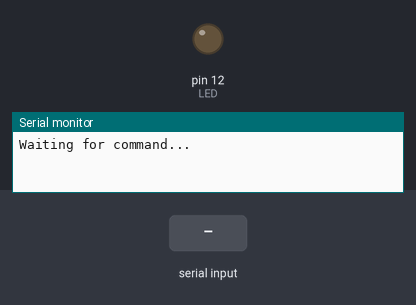
Simulated run of this sketch. Board: Arduino Uno, built with avr-gcc and run on an emulated ATmega328P. Parts: output pins drawn as LEDs (lit = HIGH), the last lines printed to the serial monitor. Inputs (shaded band) come from the test bench.

Above: at 2.8 s.
2.9 s: "1" received over the second serial link
At 4.2 s:
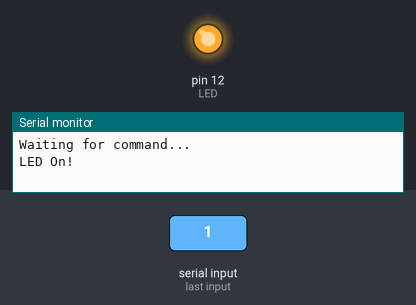
4.5 s: "0" received over the second serial link
At 6.4 s:
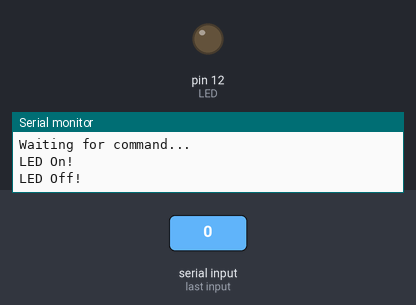
Timing chart, 0 to 7.9 s (numbered marks = the images above; inputs shaded):
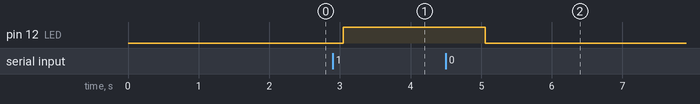

The sketch:

week3.bluetooth.ino
```cpp
#include <SoftwareSerial.h>

SoftwareSerial Bluetooth(8, 9); // RX, TX

int LED = 12; // the on-board LED

int Data; // the data received

void setup() {

  Bluetooth.begin(9600);

  Serial.begin(9600);

  Serial.println("Waiting for command...");

  Bluetooth.println("Send 1 to turn on the LED. Send 0 to turn Off");

  pinMode(LED,OUTPUT);

}

void loop() {

  if (Bluetooth.available()){ //wait for data received

Data=Bluetooth.read();

 if(Data=='1'){

digitalWrite(LED,HIGH);

Serial.println("LED On!");

Bluetooth.println("LED On!");

    }

    else if(Data=='0'){

digitalWrite(LED,LOW);

 Serial.println("LED Off!");

Bluetooth.println("LED Off ! ");

    }

  else{;}

  }

delay(1000);

}
```

Measured:
- after the input at 2.9 s, pin 12 (LED): LOW → HIGH after 0.15 s
- after the input at 4.5 s, pin 12 (LED): HIGH → LOW after 0.56 s
